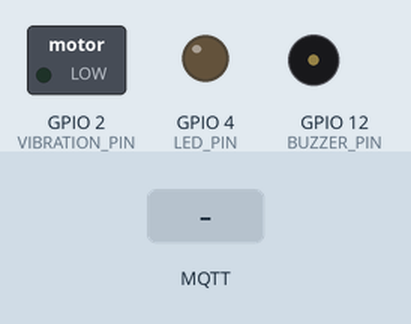
This program was run on a simulated ESP32. Shown: switched loads named in the program (green lamp = pin HIGH), output pins drawn as LEDs (lit = HIGH), buzzer (waves = sounding, pin HIGH). Dashed ring = blinking. The test bench sets the inputs (shaded band). WiFi joins after 1.5 s; servers stay silent unless stated; no MQTT or app messages arrive unless stated; what the program prints to the serial monitor is not drawn.

Above: at 3.2 s.
3.3 s: MQTT message "drowsy" arrives on the first subscribed topic
At 5.4 s:
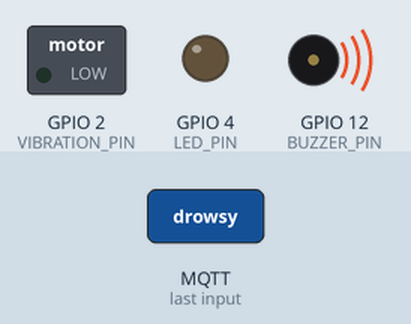
At 7.9 s:
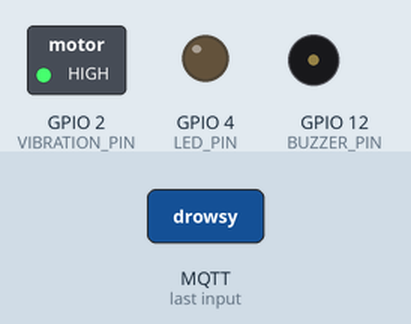
9.0 s: MQTT message "yawn" arrives on the first subscribed topic
At 9.23 s:
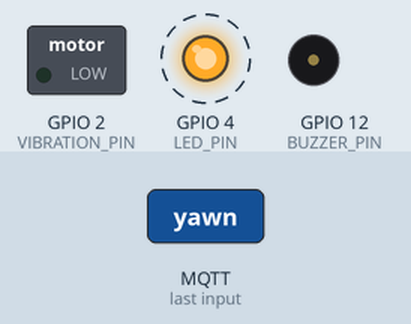
12.5 s: MQTT message "$GPRMC" arrives on the first subscribed topic
Timing chart, 0 to 15.5 s (numbered marks = the images above; inputs shaded):
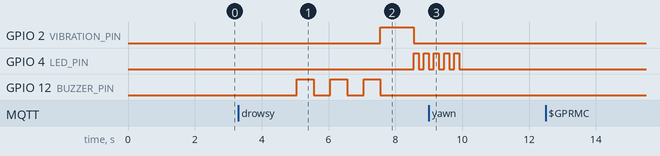

Measured:
- after the input at 3.3 s, GPIO 2 (VIBRATION_PIN): LOW → HIGH after 4.3 s, → LOW 1.0 s later; GPIO 4 (LED_PIN): LOW → HIGH after 5.3 s, → LOW 0.15 s later, → HIGH 0.15 s later; GPIO 12 (BUZZER_PIN): alternates HIGH for 0.50 s and LOW for 0.50 s, 6 changes in all, then stays LOW, starting after 1.8 s
- after the input at 12.5 s, every drawn part: stays the same

The program:

main.cpp
```cpp
#include <Arduino.h>
#include "config.h"
#include "hardware.h"
#include "gps.h"
#include "mqtt_client.h"

HardwareAlerts hardware;
GPSReader gps_reader;
MQTTPublisher mqtt;

// Called by MQTT client when a message arrives on vehicle/alerts
void on_alert(const char* payload) {
    Serial.printf("[Alert] Received command: %s\n", payload);
    if (strstr(payload, "drowsy")) {
        hardware.trigger_alert("drowsy");
    } else if (strstr(payload, "yawn")) {
        hardware.trigger_alert("yawn");
    }
}

void setup() {
    Serial.begin(BAUD_RATE);
    delay(500);

    Serial.println("\n=====================================");
    Serial.println(" ESP32 Controller (actuators + GPS)");
    Serial.println("=====================================\n");

    hardware.init();
    gps_reader.init();
    mqtt.init(MQTT_BROKER, MQTT_PORT, on_alert);
    mqtt.connect_wifi(WIFI_SSID, WIFI_PASSWORD);
    mqtt.connect_mqtt();

    Serial.println("[System] Ready\n");
}

void loop() {
    mqtt.ensure_connected();
    hardware.update();  // Non-blocking alert updates

    static unsigned long last_gps_pub = 0;
    if (millis() - last_gps_pub >= GPS_PUBLISH_INTERVAL_MS) {
        GPSData gps = gps_reader.get_data();
        mqtt.publish_gps(gps);
        last_gps_pub = millis();
    }
}
```

gps.h
```cpp
#ifndef GPS_H
#define GPS_H

#include <Arduino.h>

typedef struct {
    float latitude;
    float longitude;
    bool valid;
    unsigned long last_update;
} GPSData;

class GPSReader {
public:
    GPSReader();
    void init();
    void update();
    GPSData get_data();
    void cleanup();

private:
    GPSData current_data;
    unsigned long last_read_time;

    bool parse_nmea_gprmc(const String& sentence);
    String read_line();
};

#endif // GPS_H
```

hardware.h
```cpp
#ifndef HARDWARE_H
#define HARDWARE_H

#include <Arduino.h>
#include <driver/ledc.h>

class HardwareAlerts {
public:
    HardwareAlerts();
    void init();
    void trigger_alert(const char* alert_type = "drowsy");
    void update();  // Call in loop() for non-blocking operation
    void cleanup();

private:
    bool buzzer_enabled;
    bool led_enabled;
    bool vibration_enabled;

    // Non-blocking alert state machine
    enum AlertPhase { IDLE, BUZZER_ON, BUZZER_OFF, VIBRATING, LED_ON, LED_OFF };
    AlertPhase current_phase;
    int buzzer_cycles_remaining;
    int led_blinks_remaining;
    unsigned long phase_start_time;
    const char* alert_type;

    void _start_buzzer_phase();
    void _start_vibration_phase();
    void _start_led_phase();
};

#endif // HARDWARE_H
```

mqtt_client.h
```cpp
#ifndef MQTT_CLIENT_H
#define MQTT_CLIENT_H

#include <Arduino.h>
#include <PubSubClient.h>
#include <WiFi.h>
#include "gps.h"

typedef void (*AlertCallback)(const char* payload);

class MQTTPublisher {
public:
    MQTTPublisher();
    void init(const char* broker, int port, AlertCallback cb = nullptr);
    bool connect_wifi(const char* ssid, const char* password);
    bool connect_mqtt();
    void ensure_connected();
    void publish_gps(const GPSData& gps);
    void cleanup();

private:
    WiFiClient wifi_client;
    PubSubClient mqtt_client;
    const char* broker_address;
    int broker_port;
    bool wifi_connected;
    bool mqtt_connected;
    unsigned long last_connection_attempt;
    AlertCallback alert_callback;

    static MQTTPublisher* _instance;
    static void _static_callback(char* topic, byte* payload, unsigned int length);
};

#endif // MQTT_CLIENT_H
```

gps.cpp
```cpp
#include "gps.h"
#include "config.h"

HardwareSerial GPSSerial(1);

GPSReader::GPSReader() {
    current_data.latitude = FALLBACK_LATITUDE;
    current_data.longitude = FALLBACK_LONGITUDE;
    current_data.valid = false;
    current_data.last_update = 0;
    last_read_time = 0;
}

void GPSReader::init() {
    GPSSerial.begin(GPS_BAUD_RATE, SERIAL_8N1, GPS_RX_PIN, GPS_TX_PIN);
    Serial.println("[GPS] Initialized on UART1");
}

String GPSReader::read_line() {
    String line = "";
    while (GPSSerial.available()) {
        char c = GPSSerial.read();
        if (c == '\n') {
            return line;
        }
        if (c != '\r') {
            line += c;
        }
    }
    return "";
}

bool GPSReader::parse_nmea_gprmc(const String& sentence) {
    // Format: $GPRMC,time,status,lat,N/S,lon,E/W,speed,track,date*checksum
    if (!sentence.startsWith("$GPRMC")) {
        return false;
    }

    int commas[12];
    int comma_idx = 0;
    for (int i = 0; i < sentence.length() && comma_idx < 12; i++) {
        if (sentence[i] == ',') {
            commas[comma_idx++] = i;
        }
    }

    if (comma_idx < 9) return false;

    // Check status (field 2)
    String status = sentence.substring(commas[1] + 1, commas[2]);
    if (status != "A") return false; // A = Active, V = Void

    // Parse latitude
    String lat_str = sentence.substring(commas[2] + 1, commas[3]);
    String lat_dir = sentence.substring(commas[3] + 1, commas[4]);
    if (lat_str.length() < 4) return false;
    float lat_deg = lat_str.substring(0, 2).toFloat();
    float lat_min = lat_str.substring(2).toFloat();
    current_data.latitude = lat_deg + (lat_min / 60.0f);
    if (lat_dir == "S") current_data.latitude *= -1;

    // Parse longitude
    String lon_str = sentence.substring(commas[4] + 1, commas[5]);
    String lon_dir = sentence.substring(commas[5] + 1, commas[6]);
    if (lon_str.length() < 5) return false;
    float lon_deg = lon_str.substring(0, 3).toFloat();
    float lon_min = lon_str.substring(3).toFloat();
    current_data.longitude = lon_deg + (lon_min / 60.0f);
    if (lon_dir == "W") current_data.longitude *= -1;

    current_data.valid = true;
    current_data.last_update = millis();
    return true;
}

void GPSReader::update() {
    if (millis() - last_read_time < GPS_UPDATE_INTERVAL_MS) {
        return;
    }

    String line = read_line();
    if (line.length() > 0) {
        if (parse_nmea_gprmc(line)) {
            Serial.printf("[GPS] Updated: %.4f, %.4f\n",
                         current_data.latitude, current_data.longitude);
        }
    }

    last_read_time = millis();
}

GPSData GPSReader::get_data() {
    update();
    return current_data;
}

void GPSReader::cleanup() {
    GPSSerial.end();
    Serial.println("[GPS] Cleanup complete");
}
```

hardware.cpp
```cpp
#include "hardware.h"
#include "config.h"
#include <Arduino.h>

HardwareAlerts::HardwareAlerts()
    : buzzer_enabled(BUZZER_ENABLED),
      led_enabled(LED_ENABLED),
      vibration_enabled(VIBRATION_ENABLED),
      current_phase(IDLE),
      buzzer_cycles_remaining(0),
      led_blinks_remaining(0),
      phase_start_time(0),
      alert_type(nullptr) {}

void HardwareAlerts::init() {
    if (buzzer_enabled) {
        pinMode(BUZZER_PIN, OUTPUT);
        digitalWrite(BUZZER_PIN, LOW);
    }

    if (led_enabled) {
        pinMode(LED_PIN, OUTPUT);
        digitalWrite(LED_PIN, LOW);
    }

    if (vibration_enabled) {
        pinMode(VIBRATION_PIN, OUTPUT);
        digitalWrite(VIBRATION_PIN, LOW);
    }

    Serial.println("[Hardware] Alerts initialized");
}

void HardwareAlerts::trigger_alert(const char* alert_type) {
    if (current_phase != IDLE) {
        return;  // Alert already in progress
    }

    this->alert_type = alert_type;
    buzzer_cycles_remaining = (strcmp(alert_type, "drowsy") == 0) ? 3 : 2;
    led_blinks_remaining = LED_BLINK_COUNT;

    _start_buzzer_phase();
}

void HardwareAlerts::update() {
    if (current_phase == IDLE) {
        return;
    }

    unsigned long elapsed = millis() - phase_start_time;

    switch (current_phase) {
        case BUZZER_ON:
            if (elapsed >= BUZZER_DURATION_MS) {
                digitalWrite(BUZZER_PIN, LOW);
                buzzer_cycles_remaining--;
                if (buzzer_cycles_remaining > 0) {
                    current_phase = BUZZER_OFF;
                    phase_start_time = millis();
                } else {
                    _start_vibration_phase();
                }
            }
            break;

        case BUZZER_OFF:
            if (elapsed >= BUZZER_DURATION_MS) {
                _start_buzzer_phase();
            }
            break;

        case VIBRATING:
            if (elapsed >= VIBRATION_DURATION_MS) {
                digitalWrite(VIBRATION_PIN, LOW);
                _start_led_phase();
            }
            break;

        case LED_ON:
            if (elapsed >= LED_BLINK_DURATION_MS) {
                digitalWrite(LED_PIN, LOW);
                led_blinks_remaining--;
                if (led_blinks_remaining > 0) {
                    current_phase = LED_OFF;
                    phase_start_time = millis();
                } else {
                    current_phase = IDLE;
                    Serial.printf("[Hardware] Alert '%s' complete\n", alert_type);
                }
            }
            break;

        case LED_OFF:
            if (elapsed >= LED_BLINK_DURATION_MS) {
                _start_led_phase();
            }
            break;

        default:
            break;
    }
}

void HardwareAlerts::_start_buzzer_phase() {
    if (!buzzer_enabled) {
        _start_vibration_phase();
        return;
    }
    current_phase = BUZZER_ON;
    phase_start_time = millis();
    digitalWrite(BUZZER_PIN, HIGH);
}

void HardwareAlerts::_start_vibration_phase() {
    if (!vibration_enabled) {
        _start_led_phase();
        return;
    }
    current_phase = VIBRATING;
    phase_start_time = millis();
    digitalWrite(VIBRATION_PIN, HIGH);
}

void HardwareAlerts::_start_led_phase() {
    if (!led_enabled) {
        current_phase = IDLE;
        Serial.printf("[Hardware] Alert '%s' complete\n", alert_type);
        return;
    }
    current_phase = LED_ON;
    phase_start_time = millis();
    digitalWrite(LED_PIN, HIGH);
}

void HardwareAlerts::cleanup() {
    if (buzzer_enabled)    digitalWrite(BUZZER_PIN, LOW);
    if (led_enabled)       digitalWrite(LED_PIN, LOW);
    if (vibration_enabled) digitalWrite(VIBRATION_PIN, LOW);
    current_phase = IDLE;
    Serial.println("[Hardware] Cleanup complete");
}
```

mqtt_client.cpp
```cpp
#include "mqtt_client.h"
#include "config.h"
#include <ArduinoJson.h>

MQTTPublisher* MQTTPublisher::_instance = nullptr;

MQTTPublisher::MQTTPublisher()
    : mqtt_client(wifi_client),
      broker_address(MQTT_BROKER),
      broker_port(MQTT_PORT),
      wifi_connected(false),
      mqtt_connected(false),
      last_connection_attempt(0),
      alert_callback(nullptr) {
    _instance = this;
}

void MQTTPublisher::_static_callback(char* topic, byte* payload, unsigned int length) {
    if (!_instance || !_instance->alert_callback) return;
    char buf[256];
    size_t len = min((size_t)length, sizeof(buf) - 1);
    memcpy(buf, payload, len);
    buf[len] = '\0';
    _instance->alert_callback(buf);
}

void MQTTPublisher::init(const char* broker, int port, AlertCallback cb) {
    broker_address = broker;
    broker_port = port;
    alert_callback = cb;
    mqtt_client.setServer(broker, port);
    mqtt_client.setCallback(_static_callback);
    Serial.printf("[MQTT] Client configured for %s:%d\n", broker, port);
}

bool MQTTPublisher::connect_wifi(const char* ssid, const char* password) {
    Serial.printf("[WiFi] Connecting to %s", ssid);
    WiFi.mode(WIFI_STA);
    WiFi.begin(ssid, password);

    int attempts = 0;
    while (WiFi.status() != WL_CONNECTED && attempts < WIFI_MAX_RETRIES) {
        delay(500);
        Serial.print(".");
        attempts++;
    }

    if (WiFi.status() == WL_CONNECTED) {
        wifi_connected = true;
        Serial.printf("\n[WiFi] Connected! IP: %s\n", WiFi.localIP().toString().c_str());
        return true;
    }
    wifi_connected = false;
    Serial.println("\n[WiFi] Failed to connect");
    return false;
}

bool MQTTPublisher::connect_mqtt() {
    if (!wifi_connected) return false;
    if (mqtt_client.connected()) { mqtt_connected = true; return true; }
    if (millis() - last_connection_attempt < 5000) return false;

    last_connection_attempt = millis();
    Serial.printf("[MQTT] Connecting to %s:%d...\n", broker_address, broker_port);

    if (mqtt_client.connect(MQTT_CLIENT_ID)) {
        mqtt_connected = true;
        mqtt_client.subscribe(MQTT_ALERT_TOPIC);
        Serial.printf("[MQTT] Connected, subscribed to %s\n", MQTT_ALERT_TOPIC);
        return true;
    }
    mqtt_connected = false;
    Serial.printf("[MQTT] Failed rc=%d\n", mqtt_client.state());
    return false;
}

void MQTTPublisher::ensure_connected() {
    // Check WiFi connection
    if (WiFi.status() != WL_CONNECTED) {
        if (wifi_connected) {
            Serial.println("[WiFi] Disconnected");
        }
        wifi_connected = false;
        connect_wifi(WIFI_SSID, WIFI_PASSWORD);
    }

    // Check MQTT connection
    if (wifi_connected && !mqtt_client.connected()) {
        if (mqtt_connected) {
            Serial.println("[MQTT] Disconnected");
        }
        mqtt_connected = false;
        // Reset cooldown on unexpected disconnect to allow immediate reconnect
        last_connection_attempt = 0;
        connect_mqtt();
    }

    if (mqtt_connected) {
        mqtt_client.loop();
    }
}

void MQTTPublisher::publish_gps(const GPSData& gps) {
    if (!mqtt_connected) return;

    StaticJsonDocument<128> doc;
    doc["latitude"]  = gps.latitude;
    doc["longitude"] = gps.longitude;
    doc["valid"]     = gps.valid;
    doc["timestamp"] = (long)millis() / 1000;

    String payload;
    serializeJson(doc, payload);

    if (!mqtt_client.publish(MQTT_GPS_TOPIC, payload.c_str())) {
        Serial.println("[MQTT] Publish failed, disconnecting");
        mqtt_connected = false;
        last_connection_attempt = 0;  // Allow immediate reconnect attempt
    } else {
        Serial.printf("[GPS] Published: %.4f, %.4f\n", gps.latitude, gps.longitude);
    }
}

void MQTTPublisher::cleanup() {
    if (mqtt_connected) mqtt_client.disconnect();
    if (wifi_connected) WiFi.disconnect();
    Serial.println("[MQTT] Cleanup complete");
}
```

config.h
```cpp
#ifndef CONFIG_H
#define CONFIG_H

// ============================================
// Driver Drowsiness Detection - ESP32 Config
// ============================================
// This ESP32 handles actuators (buzzer/LED/vibration) and GPS only.
// Face detection runs on the host dashboard backend (MediaPipe).
// ============================================

// Include secrets if available (gitignored)
#ifdef __has_include
#if __has_include("secrets.h")
#include "secrets.h"
#endif
#endif

// WiFi Configuration
#ifndef WIFI_SSID
#define WIFI_SSID            "YOUR_WIFI_SSID"
#endif
#ifndef WIFI_PASSWORD
#define WIFI_PASSWORD        "YOUR_WIFI_PASSWORD"
#endif
#define WIFI_MAX_RETRIES     20
#define WIFI_TIMEOUT_MS      10000

// MQTT Broker
#ifndef MQTT_BROKER
#define MQTT_BROKER          "192.168.1.100"
#endif
#define MQTT_PORT            1883
#define MQTT_CLIENT_ID       "esp32_controller"

// Topics
#define MQTT_ALERT_TOPIC     "vehicle/alerts"          // subscribe (host → ESP32)
#define MQTT_GPS_TOPIC       "vehicle/gps"             // publish  (ESP32 → host)
#define MQTT_STATUS_TOPIC    "vehicle/driver/status"   // detector publishes here

// GPS publish interval
#define GPS_PUBLISH_INTERVAL_MS 2000

// Hardware GPIO Pins
#define BUZZER_PIN           12
#define LED_PIN              4
#define VIBRATION_PIN        2

// Hardware Alert Durations (ms)
#define BUZZER_DURATION_MS       500
#define VIBRATION_DURATION_MS    1000
#define LED_BLINK_DURATION_MS    150
#define LED_BLINK_COUNT          5

// Hardware Enabled Flags
#define BUZZER_ENABLED       true
#define LED_ENABLED          true
#define VIBRATION_ENABLED    true

// GPS (Neo-6M on UART1)
#define GPS_RX_PIN           16
#define GPS_TX_PIN           17
#define GPS_BAUD_RATE        9600
#define GPS_UPDATE_INTERVAL_MS 1000

// Fallback GPS Coordinates
#define FALLBACK_LATITUDE    18.5204f
#define FALLBACK_LONGITUDE   73.8567f

// Serial Debug
#define BAUD_RATE            115200

#endif // CONFIG_H
```
